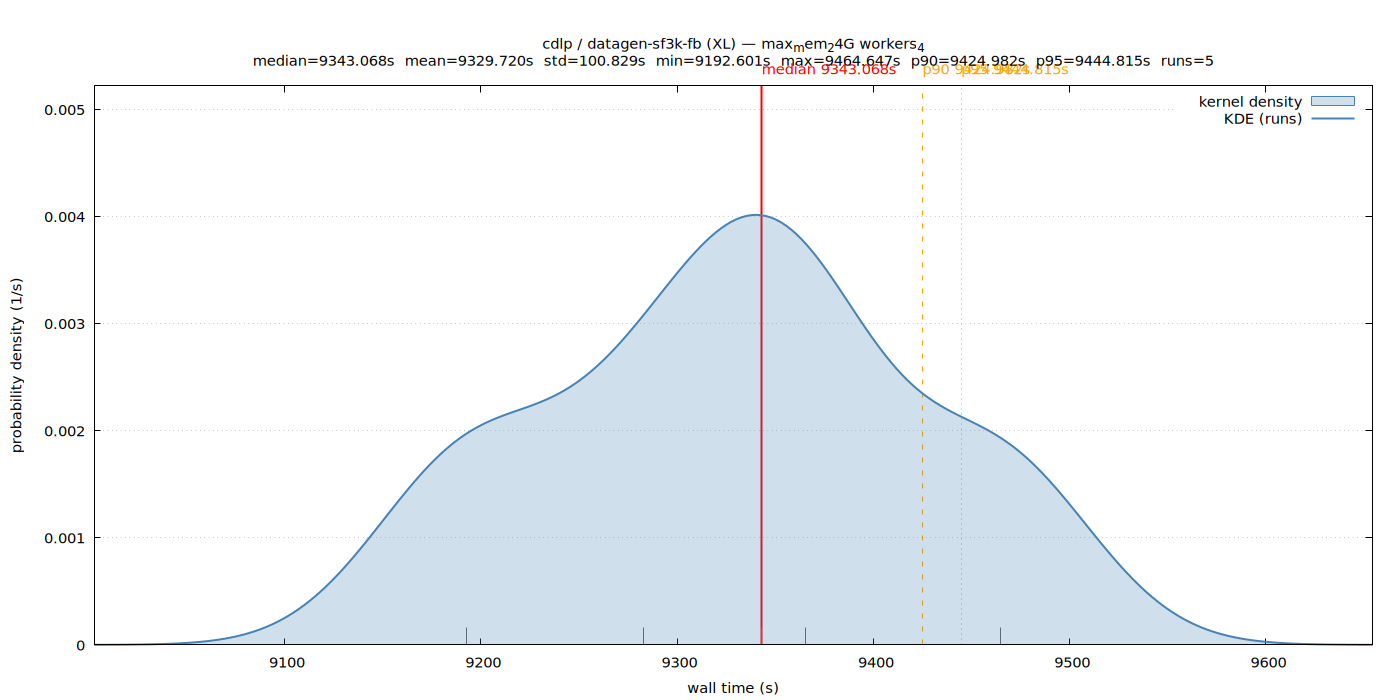

The gnuplot source for this figure:
set terminal pngcairo size 1400,700 enhanced font 'Sans,11'
set output '/home/ubuntu/nvm/results/cdlp/XL/datagen-sf3k-fb/max_mem_24G_workers_4/wall_time.png'
set title "cdlp / datagen-sf3k-fb (XL) — max_mem_24G workers_4\nmedian=9343.068s  mean=9329.720s  std=100.829s  min=9192.601s  max=9464.647s  p90=9424.982s  p95=9444.815s  runs=5"
set xlabel 'wall time (s)'
set ylabel 'probability density (1/s)'
set tmargin 5
set yrange [0:0.00521997]
set xrange [9002.969026:9654.278509]
set grid y
set key top right
set arrow from 9343.067800,0 to 9343.067800,0.00521997 nohead lc rgb 'red' lw 2
set label 'median 9343.068s' at 9343.067800,0.00521997 offset char 0,1 tc rgb 'red'
set arrow from 9424.982379,0 to 9424.982379,0.00521997 nohead lc rgb 'orange' lw 1 dt 2
set label 'p90 9424.982s' at 9424.982379,0.00521997 offset char 0,1 tc rgb 'orange'
set arrow from 9444.814680,0 to 9444.814680,0.00521997 nohead lc rgb 'orange' lw 1 dt 3
set label 'p95 9444.815s' at 9444.814680,0.00521997 offset char 0,1 tc rgb 'orange'
set arrow from 9192.600553,0 to 9192.600553,0.000160614 nohead lc rgb '#666666' lw 1
set arrow from 9282.797284,0 to 9282.797284,0.000160614 nohead lc rgb '#666666' lw 1
set arrow from 9464.646982,0 to 9464.646982,0.000160614 nohead lc rgb '#666666' lw 1
set arrow from 9343.067800,0 to 9343.067800,0.000160614 nohead lc rgb '#666666' lw 1
set arrow from 9365.485475,0 to 9365.485475,0.000160614 nohead lc rgb '#666666' lw 1
plot '/home/ubuntu/nvm/results/cdlp/XL/datagen-sf3k-fb/max_mem_24G_workers_4/wall_time.dat' using 1:2 with filledcurves y=0 lc rgb '#4682b4' fs transparent solid 0.25 title 'kernel density', \
     '/home/ubuntu/nvm/results/cdlp/XL/datagen-sf3k-fb/max_mem_24G_workers_4/wall_time.dat' using 1:2 with lines lw 2 lc rgb '#4682b4' title 'KDE (runs)'
